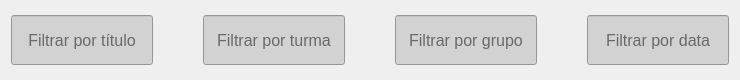
            <widget class="QFrame" name="pg_PROVA_frame_center">
             <property name="maximumSize">
              <size>
               <width>16777215</width>
               <height>80</height>
              </size>
             </property>
             <property name="toolTip">
              <string>&lt;html&gt;&lt;head/&gt;&lt;body&gt;&lt;p&gt;&lt;br/&gt;&lt;/p&gt;&lt;/body&gt;&lt;/html&gt;</string>
             </property>
             <property name="whatsThis">
              <string>&lt;html&gt;&lt;head/&gt;&lt;body&gt;&lt;p&gt;&lt;br/&gt;&lt;/p&gt;&lt;/body&gt;&lt;/html&gt;</string>
             </property>
             <property name="styleSheet">
              <string notr="true">QFrame{
	border: none;
}

QLineEdit{
	background-color: rgb(210, 210, 210);
	font-size: 12pt;
}</string>
             </property>
             <property name="frameShape">
              <enum>QFrame::Shape::StyledPanel</enum>
             </property>
             <property name="frameShadow">
              <enum>QFrame::Shadow::Raised</enum>
             </property>
             <layout class="QHBoxLayout" name="horizontalLayout_3">
              <property name="spacing">
               <number>50</number>
              </property>
              <item>
               <widget class="QLineEdit" name="lineEdit_filtro_titulo">
                <property name="minimumSize">
                 <size>
                  <width>0</width>
                  <height>50</height>
                 </size>
                </property>
                <property name="alignment">
                 <set>Qt::AlignmentFlag::AlignCenter</set>
                </property>
                <property name="placeholderText">
                 <string>Filtrar por título</string>
                </property>
               </widget>
              </item>
              <item>
               <widget class="QLineEdit" name="lineEdit_filtro_turma">
                <property name="minimumSize">
                 <size>
                  <width>0</width>
                  <height>50</height>
                 </size>
                </property>
                <property name="alignment">
                 <set>Qt::AlignmentFlag::AlignCenter</set>
                </property>
                <property name="placeholderText">
                 <string>Filtrar por turma</string>
                </property>
               </widget>
              </item>
              <item>
               <widget class="QLineEdit" name="lineEdit_filtro_grupo">
                <property name="minimumSize">
                 <size>
                  <width>0</width>
                  <height>50</height>
                 </size>
                </property>
                <property name="alignment">
                 <set>Qt::AlignmentFlag::AlignCenter</set>
                </property>
                <property name="placeholderText">
                 <string>Filtrar por grupo</string>
                </property>
               </widget>
              </item>
              <item>
               <widget class="QLineEdit" name="lineEdit_filtro_data">
                <property name="minimumSize">
                 <size>
                  <width>0</width>
                  <height>50</height>
                 </size>
                </property>
                <property name="alignment">
                 <set>Qt::AlignmentFlag::AlignCenter</set>
                </property>
                <property name="placeholderText">
                 <string>Filtrar por data</string>
                </property>
               </widget>
              </item>
             </layout>
            </widget>
